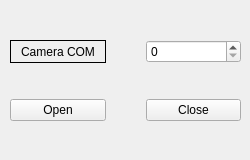
    <widget class="QWidget" name="tab_10">
     <attribute name="title">
      <string>Camera COM</string>
     </attribute>
     <widget class="QWidget" name="gridLayoutWidget_3">
      <property name="geometry">
       <rect>
        <x>10</x>
        <y>10</y>
        <width>231</width>
        <height>141</height>
       </rect>
      </property>
      <layout class="QGridLayout" name="gridLayout_3">
       <property name="horizontalSpacing">
        <number>40</number>
       </property>
       <item row="0" column="1">
        <widget class="QSpinBox" name="spinBox_camera_select"/>
       </item>
       <item row="0" column="0">
        <widget class="QLabel" name="label_camera">
         <property name="acceptDrops">
          <bool>false</bool>
         </property>
         <property name="frameShape">
          <enum>QFrame::Box</enum>
         </property>
         <property name="frameShadow">
          <enum>QFrame::Plain</enum>
         </property>
         <property name="lineWidth">
          <number>1</number>
         </property>
         <property name="text">
          <string>Camera COM</string>
         </property>
         <property name="alignment">
          <set>Qt::AlignCenter</set>
         </property>
        </widget>
       </item>
       <item row="1" column="0">
        <widget class="QPushButton" name="pushbutton_Camera_open">
         <property name="text">
          <string>Open</string>
         </property>
        </widget>
       </item>
       <item row="1" column="1">
        <widget class="QPushButton" name="pushbutton_Camera_close">
         <property name="text">
          <string>Close</string>
         </property>
        </widget>
       </item>
      </layout>
     </widget>
    </widget>
